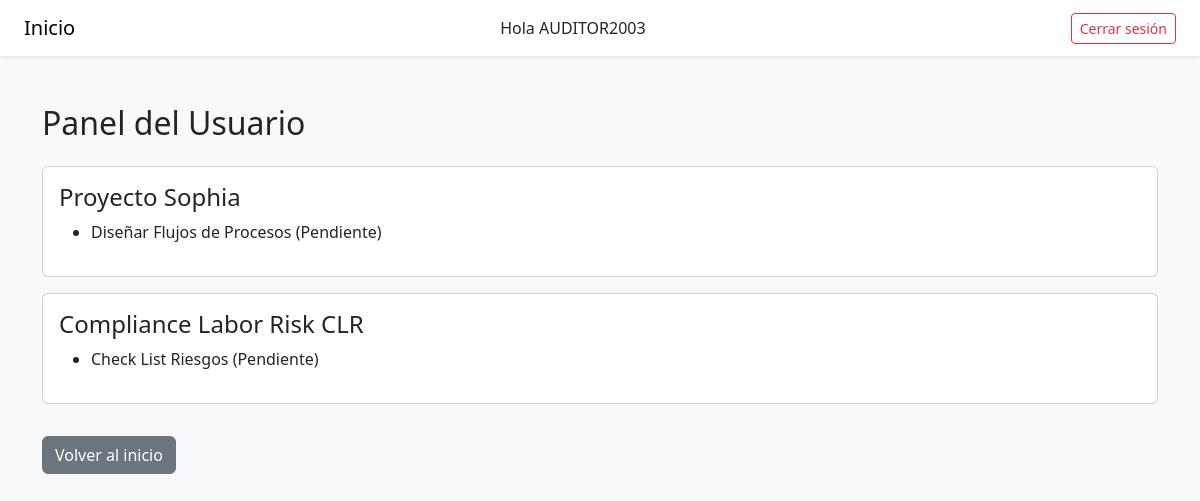
Before: /dashboard/ (signed in) with the older database file.
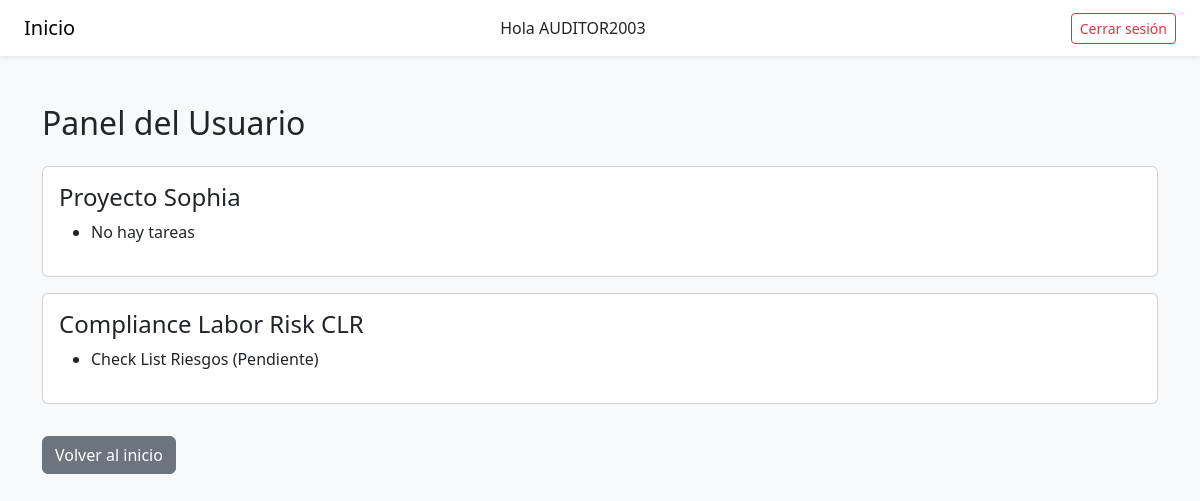
After: the same page with the newer database file.
### tareas/models.py (models this page shows, shortened)
class Proyecto(models.Model):
    nombre = models.CharField(max_length=100)
    usuario = models.ForeignKey(User, on_delete=models.CASCADE)

class Tarea(models.Model):
    nombre = models.CharField(max_length=100)
    completado = models.BooleanField(default=False)
    proyecto = models.ForeignKey(Proyecto, on_delete=models.CASCADE)

### tareas/views.py (the view)
# urls.py: path('dashboard/', views.dashboard, name='dashboard'),
@login_required
def dashboard(request):
    if request.user.is_superuser:
        proyectos = Proyecto.objects.all()
        return render(request, 'tareas/dashboard.html', {
            'proyectos': proyectos
        })
    else:
        return render(request, 'tareas/dashboard.html')

### tareas/templates/tareas/dashboard.html (shortened to what this page needs)
{% extends 'tareas/base.html' %}
{% block content %}
<h2 class="mb-4">Panel del Usuario</h2>
{% if user.is_superuser %}
    {% for proyecto in proyectos %}
        <div class="card mb-3">
            <div class="card-body">
                <h4>{{ proyecto.nombre }}</h4>
                <ul>
                    {% for tarea in proyecto.tarea_set.all %}
                        <li>
                            {{ tarea.nombre }}
                            {% if tarea.completado %}
                                (Completada)
                            {% else %}
                                (Pendiente)
                            {% endif %}
                        </li>
                    {% empty %}
                        <li>No hay tareas</li>
                    {% endfor %}
                </ul>
            </div>
        </div>
    {% endfor %}
{% else %}
    <div class="alert alert-info">
        No tienes permisos para ver el detalle.
    </div>
{% endif %}
<a href="{% url 'home' %}" class="btn btn-secondary mt-3">
    Volver al inicio
</a>
{% endblock %}

### tareas/templates/tareas/base.html (shortened to what this page needs)
<!DOCTYPE html>
<html lang="es">
<head>
    <link href="https://cdn.jsdelivr.net/npm/bootstrap@5.3.3/dist/css/bootstrap.min.css" rel="stylesheet">
</head>
<body class="bg-light">
<nav class="navbar navbar-light bg-white shadow-sm px-4">
    <a href="{% url 'home' %}" class="navbar-brand">
        Inicio
    </a>
    {% if user.is_authenticated %}
        <span class="me-3">Hola {{ user.username }}</span>
        <form method="post" action="{% url 'logout' %}">
            <button type="submit" class="btn btn-outline-danger btn-sm">
                Cerrar sesión
            </button>
        </form>
    {% else %}
        <a href="{% url 'login' %}" class="btn btn-primary btn-sm">
            Iniciar sesión
        </a>
    {% endif %}
</nav>
<div class="container py-5">
    {% block content %}
    {% endblock %}
</div>
</body>
</html>

Changed rows visible on the page:
removed Tarea: nombre "Diseñar Flujos de Procesos", completado "(Pendiente)", shown under Proyecto "Proyecto Sophia"
shown differently, row unchanged: Proyecto "Proyecto Sophia": now shows "No hay tareas"
